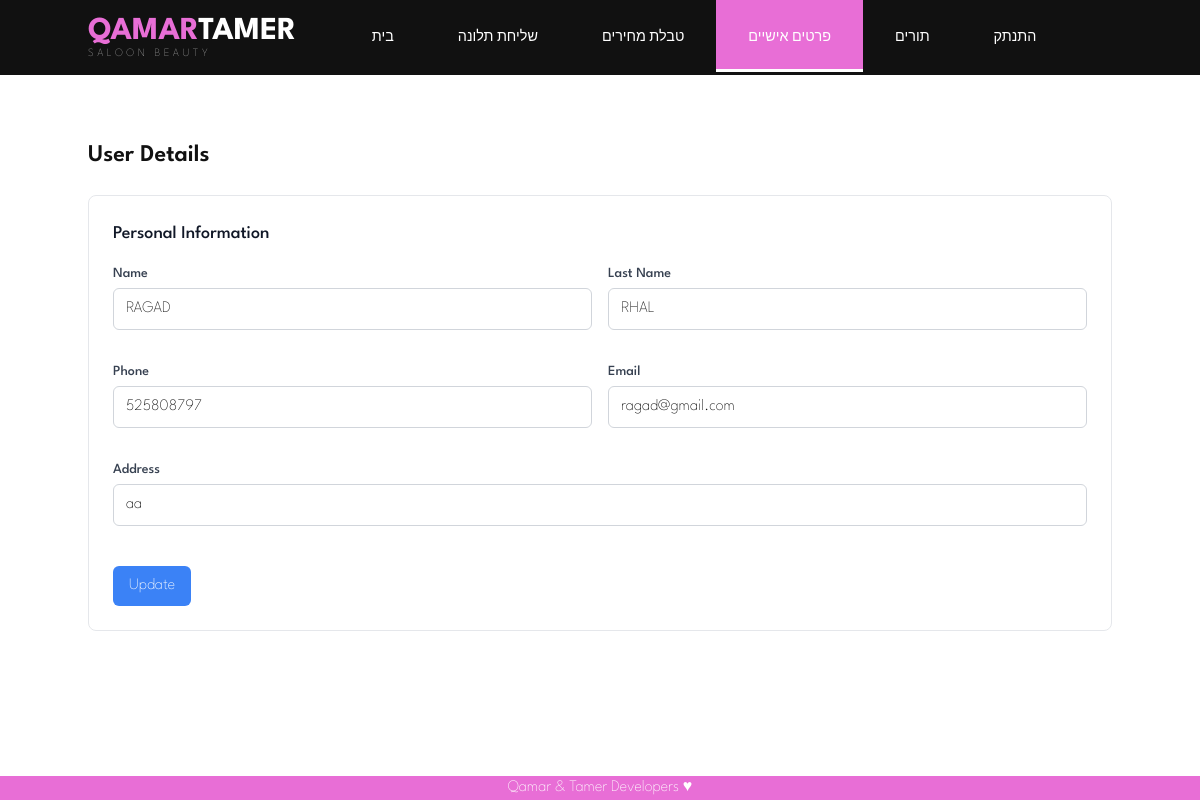
The app's page /User/UserInfo.php (signed in) with its own data.
### tables this page shows
CREATE TABLE `users` (
  `ID` int(9) NOT NULL,
  `Name` varchar(20) NOT NULL,
  `Last_Name` varchar(20) NOT NULL,
  `Phone` int(10) NOT NULL,
  `Email` varchar(100) NOT NULL,
  `Birthday` date NOT NULL,
  `Address` varchar(40) NOT NULL,
  `Password` varchar(64) NOT NULL,
  `Role` varchar(10) NOT NULL
);

### User/UserInfo.php (the view, shortened to what this page needs)
<?php
require_once '../Database.php';
$email = $_SESSION["login"];
try {
    $select_user_stmt = $pdo->prepare("SELECT ID FROM users WHERE Email = :email");
    $select_user_stmt->bindParam(":email", $email);
    $select_user_stmt->execute();
    $user = $select_user_stmt->fetch(PDO::FETCH_ASSOC);
    $user_id = $user['ID'];
} catch (PDOException $e) {
    die("Error fetching user ID: " . $e->getMessage());
}
try {
    $select_details_stmt = $pdo->prepare("SELECT Name, Last_Name, Phone, Email, Address FROM users WHERE ID = :id");
    $select_details_stmt->bindParam(":id", $user_id);
    $select_details_stmt->execute();
    $user_details = $select_details_stmt->fetch(PDO::FETCH_ASSOC);
} catch (PDOException $e) {
    die("Error fetching user details: " . $e->getMessage());
}
?>
<!DOCTYPE html>
<html lang="he">
<head>
    <link rel="stylesheet" href="../Style/Style.css">
    <link rel="stylesheet" href="../Style/UserNavBar.css">
    <script src="https://cdn.tailwindcss.com"></script>
    <link rel="stylesheet" href="../Style/Footer.css">
    <link rel="stylesheet" href="https://cdn.linearicons.com/free/1.0.0/icon-font.min.css">
    <link rel="stylesheet" href="https://cdn.jsdelivr.net/npm/swiper@11/swiper-bundle.min.css" />
</head>
<body>
    <nav>
        <div class="container nav-container">
            <a href="#home" class="logo">
                <div>
                    <span>Qamar</span>Tamer
                </div>
                <div>Saloon Beauty</div>
            </a>
            <ul class="navlist">
                <li><a href="./UserHome.php">בית</a></li>
                <li><a href="./UserFeedBack.php">שליחת תלונה</a></li>
                <li><a href="./UserPrices.php">טבלת מחירים</a></li>
                <li><a href="./UserInfo.php" class="active">פרטים אישיים</a></li>
                <li class="dropdown">
                    <a href="#">תורים</a>
                </li>
                <li><a href="../Exit.php">התנתק</a></li>
            </ul>
        </div>
    </nav>
    <br>
    <div class="container mx-auto mt-10">
        <h2 class="text-2xl font-semibold mb-6">User Details</h2>
        <div class="overflow-x-auto">
            <div class="bg-white border border-gray-200 rounded-lg p-6">
                <h3 class="text-lg font-medium text-gray-900 mb-4">Personal Information</h3>
                <form id="updateForm" action="<?php echo htmlspecialchars($_SERVER["PHP_SELF"]); ?>" method="POST">
                    <div class="grid grid-cols-2 gap-4">
                        <div class="mb-4">
                            <label for="name" class="block text-sm font-medium text-gray-700">Name</label>
                            <input type="text" id="name" name="name" value="<?php echo isset($user_details['Name']) ? htmlspecialchars($user_details['Name']) : ''; ?>"
                                class="mt-1 block w-full px-3 py-2 border border-gray-300 rounded-md focus:outline-none focus:border-blue-500 focus:ring focus:ring-blue-500">
                        </div>
                        <div class="mb-4">
                            <label for="last_name" class="block text-sm font-medium text-gray-700">Last Name</label>
                            <input type="text" id="last_name" name="last_name" value="<?php echo isset($user_details['Last_Name']) ? htmlspecialchars($user_details['Last_Name']) : ''; ?>"
                                class="mt-1 block w-full px-3 py-2 border border-gray-300 rounded-md focus:outline-none focus:border-blue-500 focus:ring focus:ring-blue-500">
                        </div>
                        <div class="mb-4">
                            <label for="phone" class="block text-sm font-medium text-gray-700">Phone</label>
                            <input type="text" id="phone" name="phone" value="<?php echo isset($user_details['Phone']) ? htmlspecialchars($user_details['Phone']) : ''; ?>"
                                class="mt-1 block w-full px-3 py-2 border border-gray-300 rounded-md focus:outline-none focus:border-blue-500 focus:ring focus:ring-blue-500">
                        </div>
                        <div class="mb-4">
                            <label for="email" class="block text-sm font-medium text-gray-700">Email</label>
                            <input type="email" id="email" name="email" value="<?php echo isset($user_details['Email']) ? htmlspecialchars($user_details['Email']) : ''; ?>"
                                class="mt-1 block w-full px-3 py-2 border border-gray-300 rounded-md focus:outline-none focus:border-blue-500 focus:ring focus:ring-blue-500">
                        </div>
                        <div class="mb-4 col-span-2">
                            <label for="address" class="block text-sm font-medium text-gray-700">Address</label>
                            <input type="text" id="address" name="address" value="<?php echo isset($user_details['Address']) ? htmlspecialchars($user_details['Address']) : ''; ?>"
                                class="mt-1 block w-full px-3 py-2 border border-gray-300 rounded-md focus:outline-none focus:border-blue-500 focus:ring focus:ring-blue-500">
                        </div>
                    </div>
                    <div class="mt-6">
                        <button type="submit"
                            class="bg-blue-500 text-white px-4 py-2 rounded-md hover:bg-blue-600 focus:outline-none focus:bg-blue-600">Update</button>
                    </div>
                </form>
            </div>
        </div>
    </div>
    <div class="footer">
        <p>Qamar & Tamer Developers &hearts;</p>
    </div>
</body>
</html>

### Style/Style.css (style rules this page uses)
* { margin: 0; padding: 0; box-sizing: border-box; list-style: none; text-decoration: none; border: none; outline: none; resize: none; }
:root { --color-primary: #fff; --color-secondary:#e86ed6; --color-tertiary: #777; --color-text:#111; --color-bg:#eee; --shadow: 0 2px 40px 8px rgba(15,15,15,.15); --transition: all .4s ease-in-out; --width-lg:85%; --width-sm:95%; }
body { font-family: "League Spartan", sans-serif; font-optical-sizing: auto; font-weight: 100; font-style: normal; color:var(--color-text); line-height: 1.7; overflow-x: hidden; }
a { color: var(--color-text); }
span { font-size: .9rem; }
h1,h2,h3,h4 { line-height: 1.2; }
h2 { font-size: 2rem; }
h3 { font-size: 1.6rem; }
.container { margin: 0 auto; width: var(--width-lg); }
nav { background:var(--color-text); color:var(--color-primary)!important; }
.logo { color:var(--color-primary); padding: 1rem 0; }
.logo div:first-child { font-weight:700; text-transform:uppercase; font-size: 2rem; line-height: 1; }
.logo div:first-child span { color: var(--color-secondary); font-weight:700; text-transform:uppercase; font-size: 2rem; line-height: 1; }
.logo div:last-child { color:#999; letter-spacing: .22rem; font-size: .7rem; text-transform: uppercase; line-height: 1; }
.nav-container { display: flex; justify-content: space-between; align-items: center; }
nav .navlist { display: flex; }
nav .navlist li { text-transform: uppercase; font-size: .9rem; cursor: pointer; z-index: 111; }
nav .navlist li a { position: relative; padding: 2rem; color:var(--color-primary); }
.navlist li a::before { content: ''; position: absolute; top: 0; left: 0; background-color:var(--color-secondary); height: 0%; width: 100%; border-bottom: .2rem solid var(--color-primary); transition: var(--transition); opacity: 0; visibility: hidden; z-index: -1; }
.navlist li a:hover::before, .navlist li a.active::before { opacity: 1; visibility: visible; height: 95%; }

### Style/UserNavBar.css (style rules this page uses)
.navlist li { position: relative; }

### Style/Footer.css (style rules this page uses)
.footer { position: fixed; left: 0; bottom: 0; width: 100%; background-color: #e86ed6; color: white; text-align: center; }

### records on screen
users: name "RAGAD", last_name "RHAL", phone "525808797", email "ragad@gmail.com", address "aa"
